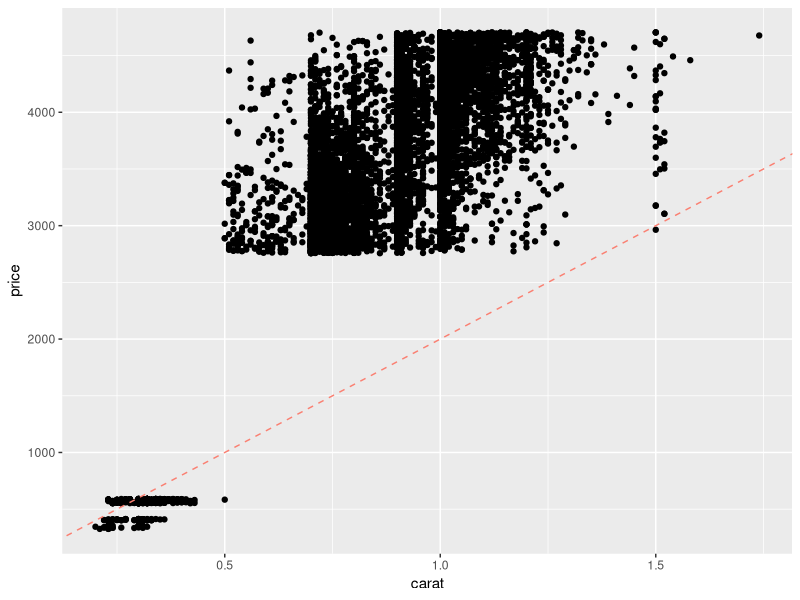
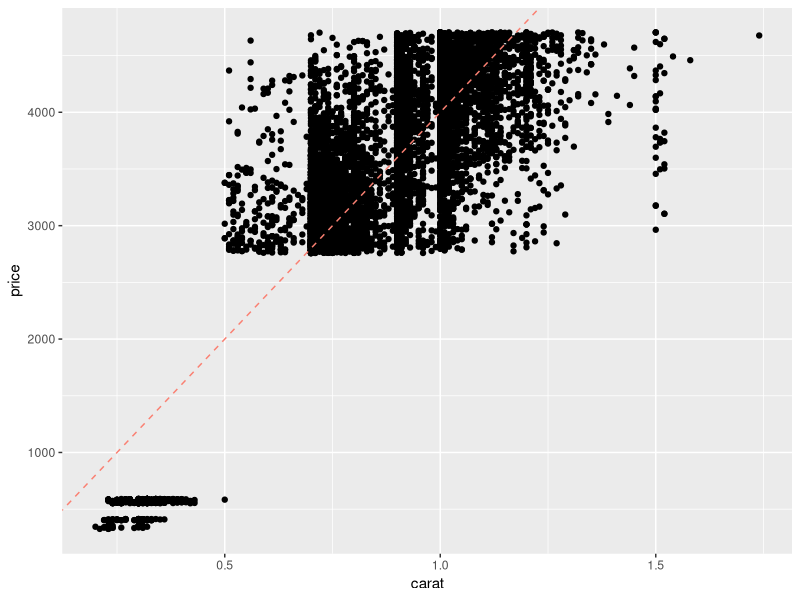
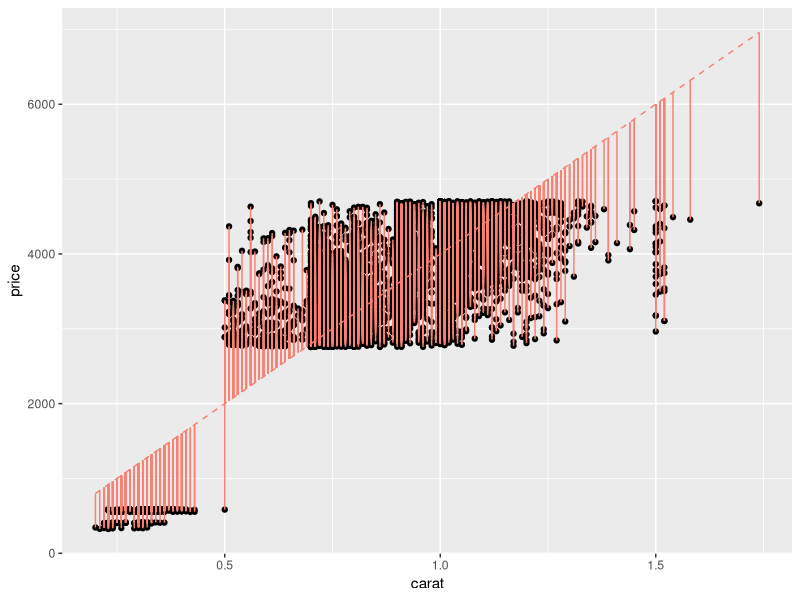
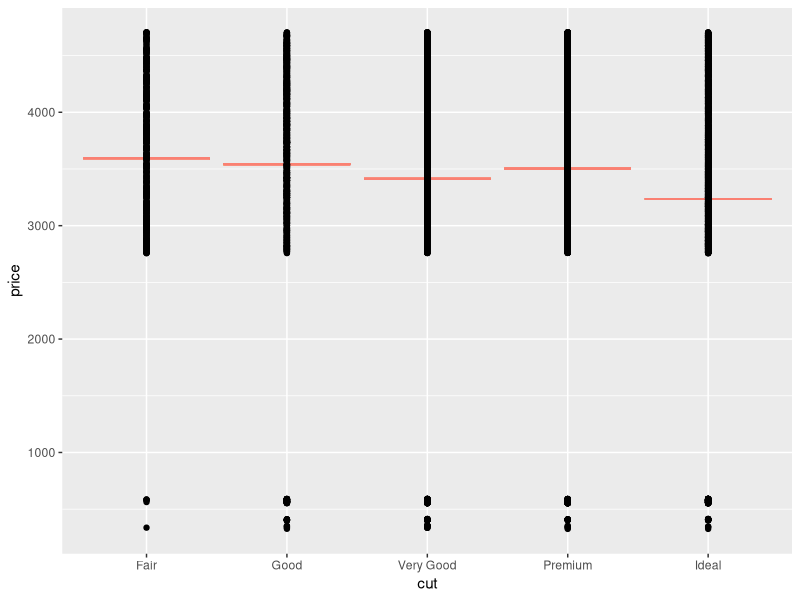
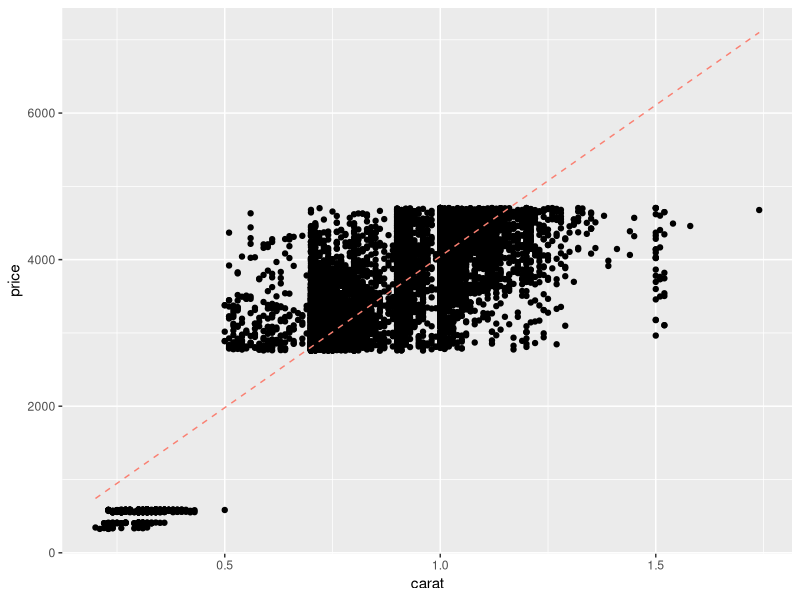
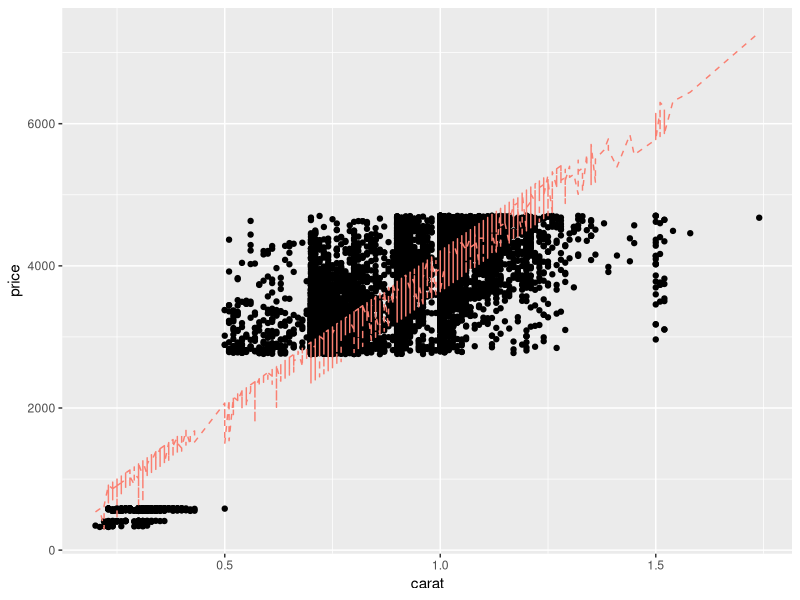
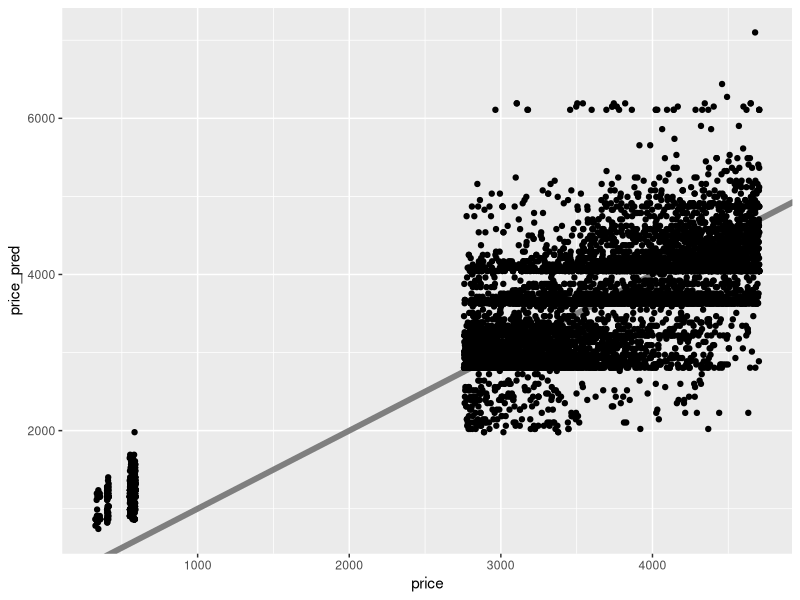
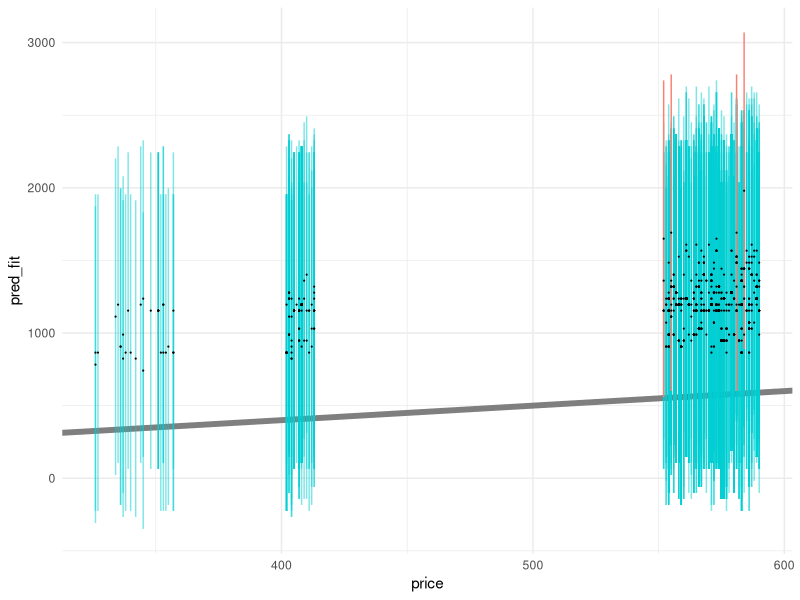

These charts were generated, in order, by the following R code:
## ---- chunk 1
library(tidyverse)
library(modelr)
library(broom)

## NOTE: No need to edit this chunk
set.seed(101)

## Select training data
df_train <-
  diamonds %>%
  slice(1:1e4)

## Select test data
df_test <-
  diamonds %>%
  slice((1e4 + 1):2e4)
## ---- chunk 2
## Set model parameter values [theta]
slope <- 1000 / 0.5 # Eyeball: $1000 / (1/2) carat
intercept <- 0

## Represent model as an `abline`
df_train %>%

  ggplot(aes(carat, price)) +
  geom_point() +
  geom_abline(
    slope = slope,
    intercept = intercept,
    linetype = 2,
    color = "salmon"
  )
## ---- chunk 3
## Set model parameter values [theta]
slope <- 2000 / 0.5 # Adjusted by factor of 2
intercept <- 0

## Represent model as an `abline`
df_train %>%

  ggplot(aes(carat, price)) +
  geom_point() +
  geom_abline(
    slope = slope,
    intercept = intercept,
    linetype = 2,
    color = "salmon"
  )
## ---- chunk 4
## Set model parameter values [theta]
slope <- 2000 / 0.5
intercept <- 0

## Compute predicted values
df_train %>%
  mutate(price_pred = slope * carat + intercept) %>%

  ## Visualize *residuals* as vertical bars
  ggplot(aes(carat, price)) +
  geom_point() +
  geom_segment(
    aes(xend = carat, yend = price_pred),
    color = "salmon"
  ) +
  geom_line(
    aes(y = price_pred),
    linetype = 2,
    color = "salmon"
  )
## ---- chunk 5
## Fit model
fit_carat <-
  df_train %>%
  lm(
    data = .,               # Data for fit
    formula = price ~ carat # Formula for fit
  )

fit_carat %>% tidy()
## ---- chunk 6
## Fit a model with carat and cut as predictors
fit_q1 <- 
  df_train %>%
  lm(
    data = .,
    formula = price ~ carat + cut
  )

fit_q1 %>% tidy()
## ---- chunk 7
## NOTE: No need to edit; just run and inspect
fit_cut <-
  lm(
    data = df_train,
    formula = price ~ cut
  )

df_train %>%
  add_predictions(fit_cut, var = "price_pred") %>%
  ggplot(aes(cut)) +
  geom_errorbar(aes(ymin = price_pred, ymax = price_pred), color = "salmon") +
  geom_point(aes(y = price))
## ---- chunk 8
## Compute predicted values
df_train %>%
  add_predictions(
    model = fit_carat,
    var = "price_pred"
  ) %>%

  ggplot(aes(carat, price)) +
  geom_point() +
  geom_line(
    aes(y = price_pred),
    linetype = 2,
    color = "salmon"
  )
## ---- chunk 9
## TASK: Create a visual of price_pred vs carat using your model fit_q1
df_train %>%
  add_predictions(
    model = fit_q1,
    var = "price_pred"
  ) %>%

  ggplot(aes(carat, price)) +
  geom_point() +
  geom_line(
    aes(y = price_pred),
    linetype = 2,
    color = "salmon"
  )
## ---- chunk 10
## Compute metrics
mse(fit_carat, df_train)
rsquare(fit_carat, df_train)
## ---- chunk 11
mse(fit_q1, df_train)
rsquare(fit_q1, df_train)
## ---- chunk 12
## NOTE: No need to change this
## predicted vs actual
df_train %>%
  add_predictions(
    model = fit_carat,
    var = "price_pred"
  ) %>%

  ggplot(aes(price, price_pred)) +
  geom_abline(slope = 1, intercept = 0, color = "grey50", size = 2) +
  geom_point()
## ---- chunk 13
## TASK: Fit a model on carat, cut, color, and clarity
fit_4c <- 
  df_train %>%
  lm(
    data = .,
    formula = price ~ carat + cut + color + clarity
  )

rsquare(fit_q1, df_train)

rsquare(fit_q1, df_train)
rsquare(fit_4c, df_train)
## ---- chunk 14
## NOTE: No need to edit this chunk
## Helper function to compute uncertainty bounds
add_uncertainties <- function(data, model, prefix = "pred", ...) {
  df_fit <-
    stats::predict(model, data, ...) %>%
    as_tibble() %>%
    rename_with(~ str_c(prefix, "_", .))

  bind_cols(data, df_fit)
}

## Generate predictions with uncertainties
df_pred_uq <-
  df_train %>%
  add_uncertainties(
    model = fit_carat,
    prefix = "pred",
    interval = "prediction",
    level = 0.95
  )

df_pred_uq %>% glimpse()
## ---- chunk 15
## NOTE: No need to edit this chunk
# Visualize
df_pred_uq %>%
  filter(price < 1000) %>%

  ggplot(aes(price)) +
  geom_abline(slope = 1, intercept = 0, size = 2, color = "grey50") +
  geom_errorbar(
    data = . %>% filter(pred_lwr <= price & price <= pred_upr),
    aes(ymin = pred_lwr, ymax = pred_upr),
    width = 0,
    size = 0.5,
    alpha = 1 / 2,
    color = "darkturquoise"
  ) +
  geom_errorbar(
    data = . %>% filter(price < pred_lwr | pred_upr < price),
    aes(ymin = pred_lwr, ymax = pred_upr),
    width = 0,
    size = 0.5,
    color = "salmon"
  ) +
  geom_point(aes(y = pred_fit), size = 0.1) +
  theme_minimal()
## ---- chunk 16
## NOTE: No need to edit this chunk
# Compute empirical coverage
df_pred_uq %>%
  summarize(coverage = mean(pred_lwr <= price & price <= pred_upr))
## ---- chunk 17
## TODO: Compute prediction intervals for each prediction with fit_4c
df_q6 <-
  df_train %>%
  add_uncertainties(
    model = fit_4c,
    prefix = "pred",
    interval = "prediction",
    level = 0.95
  )

## NOTE: No need to edit code below
# Compute empirical coverage
df_q6 %>%
  summarize(coverage = mean(pred_lwr <= price & price <= pred_upr))

## NOTE: No need to edit code below
# Compute empirical coverage
df_q6 %>%
  summarize(coverage = mean(pred_lwr <= price & price <= pred_upr))

# Visualize
df_q6 %>%
  ggplot(aes(price)) +
  geom_abline(slope = 1, intercept = 0, size = 2, color = "grey50") +
  geom_errorbar(
    data = . %>% filter(pred_lwr <= price & price <= pred_upr),
    aes(ymin = pred_lwr, ymax = pred_upr),
    width = 0,
    size = 0.1,
    alpha = 1 / 5,
    color = "darkturquoise"
  ) +
  geom_errorbar(
    data = . %>% filter(price < pred_lwr | pred_upr < price),
    aes(ymin = pred_lwr, ymax = pred_upr),
    width = 0,
    size = 0.1,
    color = "salmon"
  ) +
  geom_point(aes(y = pred_fit), size = 0.1) +
  theme_minimal()
## ---- chunk 18
## NOTE: No need to edit this chunk
rsquare(fit_4c, df_train)
rsquare(fit_4c, df_test)
